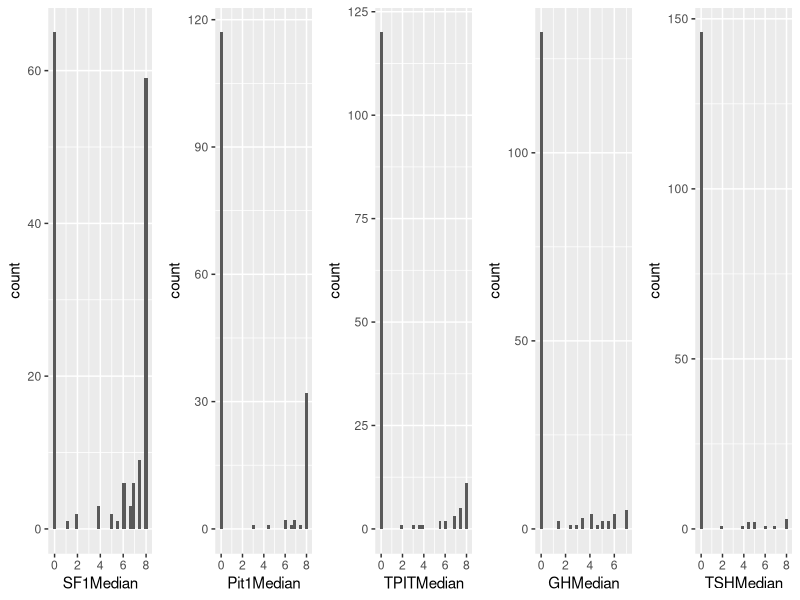

This chart was generated by the following R code: (Note: this script raises an error after producing the figure.)
## ---- chunk 1
knitr::opts_chunk$set(echo = TRUE)
## ---- chunk 2
library(tidyverse)
library(knitr)

patma <- read_csv("data/TpitAddedVillaUpdate.csv")

IHC <- select(patma, SF1Median, Pit1Median, TPITMedian, PRLMedian, GHMedian, TSHMedian, finDx)

# Deciding on the number of variables to establish these diagnoses is of interest. If ACTH, LH, FSH are not helpful, they should be left out. Start with the basic set (including Pit-1 family member IHC) and see whether these will accurately distinguish groups. If not, add in IHC until they do. 

IHC %>% 
  count(finDx, sort = TRUE) 

# The following line reorders the levels of newDx by frequency.

IHC$newDx <- fct_infreq(IHC$finDx)

orderedIHC <- IHC %>% 
  arrange(finDx)

orderedIHC %>% 
  mutate(SF1Median = ifelse(SF1Median > 4, "+", "-"),
         Pit1Median = ifelse(Pit1Median > 4, "+", "-"),
         TPITMedian = ifelse(TPITMedian > 4, "+", "-"),
         PRLMedian = ifelse(PRLMedian > 4, "+", "-"),
         GHMedian = ifelse(GHMedian > 4, "+", "-"),
         TSHMedian = ifelse(TSHMedian > 4, "+", "-")) %>% 
  kable(align = "c")

# I'm ignoring a more parsimonious bit of coding here in favor of transparency. Apologies. I should figure out a more elegant way to do this. 
## ---- chunk 3
library(gridExtra)
p1 <- IHC %>% 
  ggplot(aes(SF1Median)) + 
  geom_histogram()

p2 <- IHC %>% 
  ggplot(aes(Pit1Median)) + 
  geom_histogram()

p3 <- IHC %>% 
  ggplot(aes(TPITMedian)) +
  geom_histogram()

p4 <- IHC %>% 
  ggplot(aes(GHMedian)) +
  geom_histogram()

p5 <- IHC %>% 
  ggplot(aes(TSHMedian)) +
  geom_histogram()

grid.arrange(p1, p2, p3, p4, p5, nrow = 1)
## ---- chunk 4
IHC2 <- select(patma, CaseID, SurgPathNo, SF1Median, GATA3Median, LHMedian, FSHMedian, Pit1Median, PRLMedian, GHMedian, TSHMedian, TPITMedian, ACTHMedian, CAM52Median, ERMedian, ASUMedian, finDx)

glimpse(IHC2)

# Order the factors based upon frequency, as before:

IHC2$finDx <- fct_infreq(IHC2$finDx)

orderedIHC2 <- IHC2 %>% 
  arrange(finDx)

orderedIHC2 %>% 
  mutate(SF1Median = ifelse(SF1Median > 4, "+", "-"),
         Pit1Median = ifelse(Pit1Median > 4, "+", "-"),
         TPITMedian = ifelse(TPITMedian > 4, "+", "-"),
         PRLMedian = ifelse(PRLMedian > 4, "+", "-"),
         GHMedian = ifelse(GHMedian > 4, "+", "-"),
         TSHMedian = ifelse(TSHMedian > 4, "+", "-"),
         GATA3Median = ifelse(GATA3Median > 4, "+", "-"),
         LHMedian = ifelse(LHMedian > 4, "+", "-"),
         FSHMedian = ifelse(FSHMedian > 4, "+", "-"),
         ACTHMedian = ifelse(ACTHMedian > 4, "+", "-"),
         CAM52Median = ifelse(CAM52Median > 4, "+", "-"),
         ERMedian = ifelse(ERMedian > 4, "+", "-"),
         ASUMedian = ifelse(ASUMedian > 4, "+", "-")) %>% 
  kable(align = "c")

## ---- chunk 5
library(formattable)

tableSupplement <- formattable(orderedIHC2,
            align =c("c","c","c","c","c", "c", "c", "c", "c", "c", "c", "c", "c", "r"), 
            list(SF1Median = color_tile("white", "light blue"),
                 GATA3Median = color_tile("white", "light blue"), 
                 LHMedian = color_tile("white", "light blue"),
                 FSHMedian = color_tile("white", "light blue"),
                 Pit1Median = color_tile("white", "pink"),
                 PRLMedian = color_tile("white", "pink"),
                 GHMedian = color_tile("white", "pink"),
                 TSHMedian = color_tile("white", "pink"),
                 TPITMedian = color_tile("white", "yellow"),
                 ACTHMedian = color_tile("white", "yellow"),
                 CAM52Median = color_tile("white", "light green"),
                 ERMedian = color_tile("white", "purple"),
                 ASUMedian = color_tile("white", "purple")))

tableSupplement
## ---- chunk 6
orderedIHC2 %>% write_csv("orderedIHCforExcel.csv")
